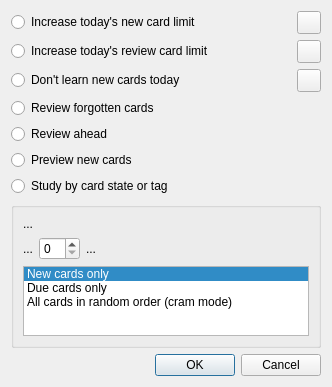
<?xml version="1.0" encoding="UTF-8"?>
<ui version="4.0">
 <class>Dialog</class>
 <widget class="QDialog" name="Dialog">
  <property name="geometry">
   <rect>
    <x>0</x>
    <y>0</y>
    <width>332</width>
    <height>380</height>
   </rect>
  </property>
  <property name="windowTitle">
   <string>Custom Study</string>
  </property>
  <layout class="QVBoxLayout" name="verticalLayout">
   <item>
    <layout class="QGridLayout" name="gridLayout">
     <item row="0" column="0">
      <widget class="QRadioButton" name="radio1">
       <property name="text">
        <string>Increase today's new card limit</string>
       </property>
      </widget>
     </item>
     <item row="0" column="1">
      <widget class="QToolButton" name="tbResetExtendNew">
       <property name="toolTip">
        <string>Reset new card limit to default</string>
       </property>
       <property name="text">
        <string/>
       </property>
       <property name="icon">
        <iconset resource="icons.qrc">
         <normaloff>:/icons/edit-undo.png</normaloff>:/icons/edit-undo.png</iconset>
       </property>
      </widget>
     </item>
     <item row="1" column="0">
      <widget class="QRadioButton" name="radio2">
       <property name="text">
        <string>Increase today's review card limit</string>
       </property>
      </widget>
     </item>
     <item row="1" column="1">
      <widget class="QToolButton" name="tbResetExtendRev">
       <property name="toolTip">
        <string>Reset review limit to default</string>
       </property>
       <property name="text">
        <string/>
       </property>
       <property name="icon">
        <iconset resource="icons.qrc">
         <normaloff>:/icons/edit-undo.png</normaloff>:/icons/edit-undo.png</iconset>
       </property>
      </widget>
     </item>
     <item row="3" column="0">
      <widget class="QRadioButton" name="radio3">
       <property name="text">
        <string>Review forgotten cards</string>
       </property>
      </widget>
     </item>
     <item row="4" column="0">
      <widget class="QRadioButton" name="radio4">
       <property name="text">
        <string>Review ahead</string>
       </property>
      </widget>
     </item>
     <item row="5" column="0">
      <widget class="QRadioButton" name="radio5">
       <property name="text">
        <string>Preview new cards</string>
       </property>
      </widget>
     </item>
     <item row="6" column="0">
      <widget class="QRadioButton" name="radio6">
       <property name="text">
        <string>Study by card state or tag</string>
       </property>
      </widget>
     </item>
     <item row="2" column="0">
      <widget class="QRadioButton" name="radio7">
       <property name="text">
        <string>Don't learn new cards today</string>
       </property>
      </widget>
     </item>
     <item row="2" column="1">
      <widget class="QToolButton" name="tbResetNoNew">
       <property name="toolTip">
        <string>Allow learn new cards today</string>
       </property>
       <property name="text">
        <string/>
       </property>
       <property name="icon">
        <iconset resource="icons.qrc">
         <normaloff>:/icons/edit-undo.png</normaloff>:/icons/edit-undo.png</iconset>
       </property>
      </widget>
     </item>
    </layout>
   </item>
   <item>
    <widget class="QGroupBox" name="groupBox">
     <property name="title">
      <string/>
     </property>
     <layout class="QVBoxLayout" name="verticalLayout_2">
      <item>
       <widget class="QLabel" name="title">
        <property name="text">
         <string>...</string>
        </property>
       </widget>
      </item>
      <item>
       <layout class="QHBoxLayout" name="horizontalLayout">
        <item>
         <widget class="QLabel" name="preSpin">
          <property name="text">
           <string>...</string>
          </property>
         </widget>
        </item>
        <item>
         <widget class="QSpinBox" name="spin"/>
        </item>
        <item>
         <widget class="QLabel" name="postSpin">
          <property name="text">
           <string>...</string>
          </property>
         </widget>
        </item>
        <item>
         <spacer name="horizontalSpacer_2">
          <property name="orientation">
           <enum>Qt::Horizontal</enum>
          </property>
          <property name="sizeHint" stdset="0">
           <size>
            <width>40</width>
            <height>20</height>
           </size>
          </property>
         </spacer>
        </item>
       </layout>
      </item>
      <item>
       <widget class="QListWidget" name="cardType">
        <property name="currentRow">
         <number>0</number>
        </property>
        <item>
         <property name="text">
          <string>New cards only</string>
         </property>
        </item>
        <item>
         <property name="text">
          <string>Due cards only</string>
         </property>
        </item>
        <item>
         <property name="text">
          <string>All cards in random order (cram mode)</string>
         </property>
        </item>
       </widget>
      </item>
     </layout>
    </widget>
   </item>
   <item>
    <spacer name="verticalSpacer_2">
     <property name="orientation">
      <enum>Qt::Vertical</enum>
     </property>
     <property name="sizeHint" stdset="0">
      <size>
       <width>20</width>
       <height>40</height>
      </size>
     </property>
    </spacer>
   </item>
   <item>
    <widget class="QDialogButtonBox" name="buttonBox">
     <property name="orientation">
      <enum>Qt::Horizontal</enum>
     </property>
     <property name="standardButtons">
      <set>QDialogButtonBox::Cancel|QDialogButtonBox::Ok</set>
     </property>
    </widget>
   </item>
  </layout>
 </widget>
 <tabstops>
  <tabstop>radio1</tabstop>
  <tabstop>radio2</tabstop>
  <tabstop>radio3</tabstop>
  <tabstop>radio4</tabstop>
  <tabstop>radio6</tabstop>
  <tabstop>spin</tabstop>
  <tabstop>buttonBox</tabstop>
 </tabstops>
 <resources>
  <include location="icons.qrc"/>
 </resources>
 <connections>
  <connection>
   <sender>buttonBox</sender>
   <signal>accepted()</signal>
   <receiver>Dialog</receiver>
   <slot>accept()</slot>
   <hints>
    <hint type="sourcelabel">
     <x>248</x>
     <y>254</y>
    </hint>
    <hint type="destinationlabel">
     <x>157</x>
     <y>274</y>
    </hint>
   </hints>
  </connection>
  <connection>
   <sender>buttonBox</sender>
   <signal>rejected()</signal>
   <receiver>Dialog</receiver>
   <slot>reject()</slot>
   <hints>
    <hint type="sourcelabel">
     <x>316</x>
     <y>260</y>
    </hint>
    <hint type="destinationlabel">
     <x>286</x>
     <y>274</y>
    </hint>
   </hints>
  </connection>
 </connections>
</ui>
